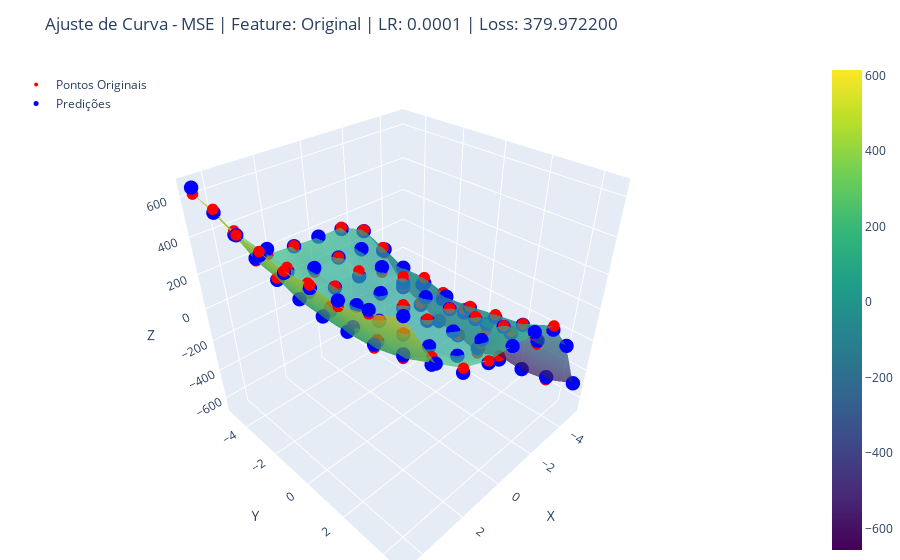

Here is the notebook cell this chart was saved with:
### Markdown cell above
### MSE

### Code cell
_ = plot_best_by_loss(df_result, "MSE", df, features_normalized, features_standardized, show_original_points=True)
